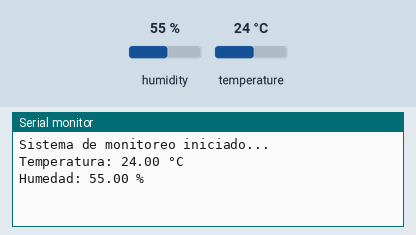
Recording of a sketch running on a simulated Arduino Uno, built with avr-gcc and run on an emulated ATmega328P. On the bench: the last lines printed to the serial monitor. The test bench sets the inputs (shaded band); at power-on: humidity 55 %, temperature 24 °C.

Above: at 3.2 s.
3.3 s: humidity set to 22 %
At 5.1 s:
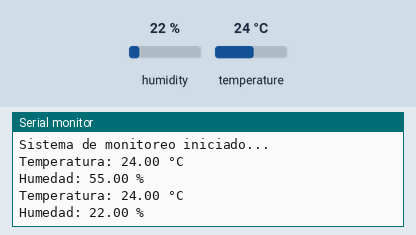
6.0 s: temperature set to 12 °C
At 7.0 s:
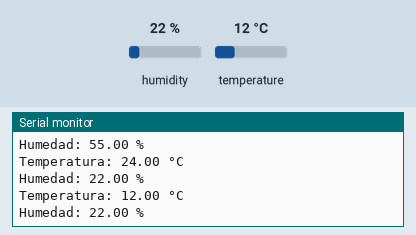
8.7 s: humidity set to 40 %
At 10.9 s:
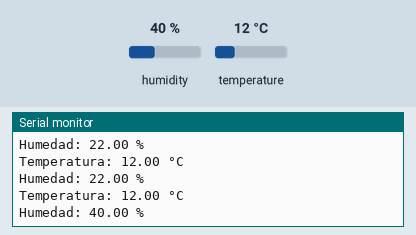
Timing chart, 0 to 12.4 s (numbered marks = the images above; inputs shaded):
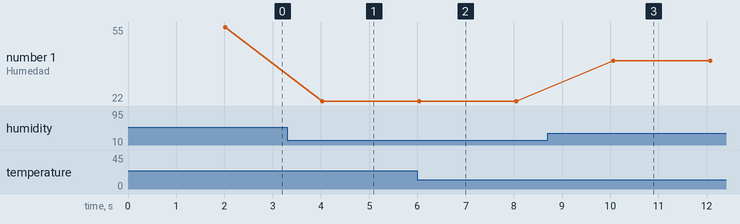

The sketch:

sketch.ino
```cpp
#include <DHTesp.h>

const int DHT_PIN = 15;

DHTesp dhtSensor;

void setup() {
  Serial.begin(115200);

  dhtSensor.setup(DHT_PIN, DHTesp::DHT22);

  delay(2000);

  Serial.println("Sistema de monitoreo iniciado...");
}

void loop() {

  TempAndHumidity data = dhtSensor.getTempAndHumidity();

  if (isnan(data.temperature) || isnan(data.humidity)) {
    Serial.println("Error leyendo el DHT22");
    delay(2000);
    return;
  }

  Serial.print("Temperatura: ");
  Serial.print(data.temperature);
  Serial.println(" °C");

  Serial.print("Humedad: ");
  Serial.print(data.humidity);
  Serial.println(" %");

  delay(2000);
}
```

Measured:
- after the input at 3.3 s, the serial monitor: prints a new line after 0.72 s (image 1)
- after the input at 6.0 s, the serial monitor: prints a new line at once (image 2)
- after the input at 8.7 s, the serial monitor: prints a new line after 1.4 s (image 3)
- plotted number 1: 55 → 22 after the input at 3.3 s, 22 → 40 after the input at 8.7 s
